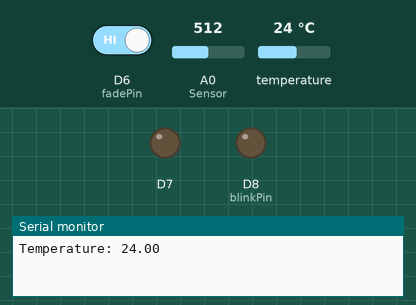
Simulated run of this sketch. Board: ESP8266 (NodeMCU). Shown: output pins drawn as LEDs (lit = HIGH), the last lines printed to the serial monitor. Inputs (shaded band) come from the test bench; at power-on: A0 (Sensor) = 512, D6 (fadePin) HIGH, temperature 24 °C. WiFi joins after 1.5 s; servers stay silent unless stated.

Above: at 3.0 s.
3.1 s: A0 (Sensor) set to 521
At 4.1 s:
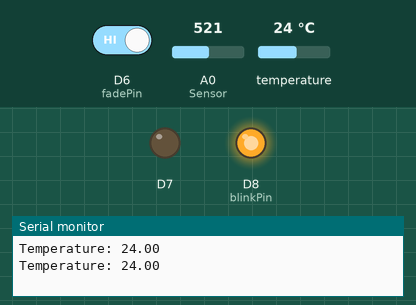
4.6 s: D6 (fadePin) driven LOW
At 5.8 s:
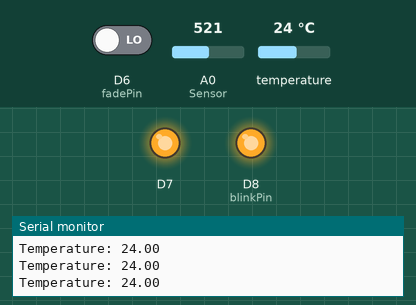
6.2 s: A0 (Sensor) set to 511
At 7.4 s:
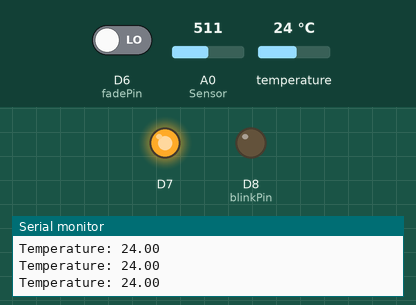
7.7 s: A0 (Sensor) set to 716
At 8.8 s:
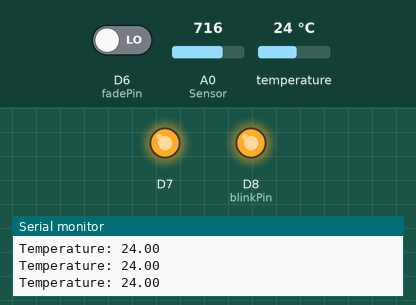
9.2 s: A0 (Sensor) set to 502
At 9.9 s:
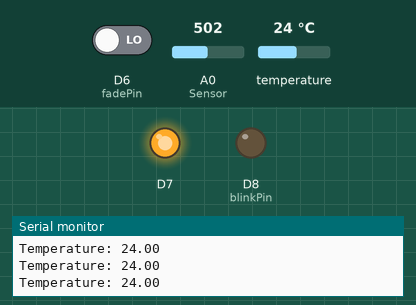
Timing chart, 0 to 11.7 s (numbered marks = the images above; inputs shaded):
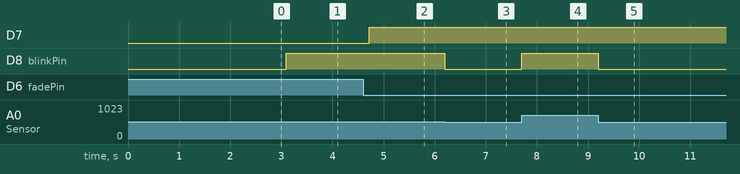

The sketch:

Working_Code_Blynk.ino
```cpp
#define BLYNK_PRINT Serial
#include <Ticker.h>
#include <ESP8266WiFi.h>
#include <BlynkSimpleEsp8266.h>
#include <DallasTemperature.h>
#include <OneWire.h>


char auth[] = "aUDuPJ5ns_gbyxqV9-lAZ6MELlmsk-tE";

char ssid[] = "Talha";    // Your WiFi credentials.
char pass[] = "ttfornow";  // Set password to "" for open networks.

#define ONE_WIRE_BUS 4                          //D2 pin of nodemcu
Ticker flipper;

OneWire oneWire(ONE_WIRE_BUS);

DallasTemperature sensors(&oneWire);            // Pass the oneWire reference to Dallas Temperature.

BlynkTimer timer;

int blinkPin = 15;                // pin to blink led at each beat
int fadePin = 12;                 // pin to do fancy classy fading blink at each beat
int fadeRate = 0;                 // used to fade LED on with PWM on fadePin

volatile int rate[10];                    // array to hold last ten IBI values
volatile unsigned long sampleCounter = 0; // used to determine pulse timing
volatile unsigned long lastBeatTime = 0;  // used to find IBI
volatile int P =512;                      // used to find peak in pulse wave, seeded
volatile int T = 512;                     // used to find trough in pulse wave, seeded
volatile int thresh = 512;                // used to find instant moment of heart beat, seeded
volatile int amp = 100;                   // used to hold amplitude of pulse waveform, seeded
volatile boolean firstBeat = true;        // used to seed rate array so we startup with reasonable BPM
volatile boolean secondBeat = false;      // used to seed rate array so we startup with reasonable BPM

// these variables are volatile because they are used during the interrupt service routine!
volatile int BPM;                   // used to hold the pulse rate
volatile int Signal;                // holds the incoming raw data
volatile int IBI = 600;             // holds the time between beats, must be seeded!
volatile boolean Pulse = false;     // true when pulse wave is high, false when it's low
volatile boolean QS = false;        // becomes true when Arduoino finds a beat.
void setup()
{
    Serial.begin(9600);// Debug console
    Blynk.begin(auth, ssid, pass);
    sensors.begin();
    pinMode(blinkPin,OUTPUT);         // pin that will blink to your heartbeat!
  pinMode(fadePin,OUTPUT);          // pin that will fade to your heartbeat!
  interruptSetup();                 // sets up to read Pulse Sensor signal every 2mS
    pinMode(D6, INPUT);
  pinMode(D7, OUTPUT);

}

void loop()
{

   if (QS == true){                       // Quantified Self flag is true when arduino finds a heartbeat
    Serial.print("BPM: ");
    Serial.println(BPM);

        QS = false;                      // reset the Quantified Self flag for next time
     }
  float T;
  sensors.requestTemperatures();                // Send the command to get temperatures
  T = sensors.getTempCByIndex(0);
  Serial.print("Temperature: ");
  Serial.println(T);
  int reading = 0;
  reading = digitalRead(D6);
  if(reading == LOW)
  {
    digitalWrite(D7, HIGH);
    Blynk.virtualWrite(V2, 1023);
  }
  else
  {
    digitalWrite(D7, LOW);
    Blynk.virtualWrite(V2, 0);
}
  delay(100);
  Blynk.virtualWrite(V0, BPM);
  Blynk.virtualWrite(V3, BPM);
  delay(100);
  Blynk.virtualWrite(V1, T);
  Blynk.virtualWrite(V4, T);
  delay(100);
  Blynk.run();
  timer.run();
}

void interruptSetup(){
// Initializes Ticker to have flipper run the ISR to sample every 2mS as per original Sketch.
  flipper.attach_ms(2, ISRTr);
}


// THIS IS THE TICKER INTERRUPT SERVICE ROUTINE.
// Ticker makes sure that we take a reading every 2 miliseconds
void ISRTr(){                         // triggered when flipper fires....
  cli();                               // disable interrupts while we do this
  Signal = analogRead(A0);              // read the Pulse Sensor
  sampleCounter += 2;                         // keep track of the time in mS with this variable
  int N = sampleCounter - lastBeatTime;       // monitor the time since the last beat to avoid noise

    //  find the peak and trough of the pulse wave
  if(Signal < thresh && N > (IBI/5)*3){       // avoid dichrotic noise by waiting 3/5 of last IBI
    if (Signal < T){                        // T is the trough
      T = Signal;                         // keep track of lowest point in pulse wave
    }
  }

  if(Signal > thresh && Signal > P){          // thresh condition helps avoid noise
    P = Signal;                             // P is the peak
  }                                        // keep track of highest point in pulse wave

  //  NOW IT'S TIME TO LOOK FOR THE HEART BEAT
  // signal surges up in value every time there is a pulse
  if (N > 250){                                   // avoid high frequency noise
    if ( (Signal > thresh) && (Pulse == false) && (N > (IBI/5)*3) ){
      Pulse = true;                               // set the Pulse flag when we think there is a pulse
      digitalWrite(blinkPin,HIGH);                // turn on pin 13 LED
      IBI = sampleCounter - lastBeatTime;         // measure time between beats in mS
      lastBeatTime = sampleCounter;               // keep track of time for next pulse

      if(secondBeat){                        // if this is the second beat, if secondBeat == TRUE
        secondBeat = false;                  // clear secondBeat flag
        for(int i=0; i<=9; i++){             // seed the running total to get a realisitic BPM at startup
          rate[i] = IBI;
        }
      }

      if(firstBeat){                         // if it's the first time we found a beat, if firstBeat == TRUE
        firstBeat = false;                   // clear firstBeat flag
        secondBeat = true;                   // set the second beat flag
        sei();                               // enable interrupts again
        return;                              // IBI value is unreliable so discard it
      }


      // keep a running total of the last 10 IBI values
      word runningTotal = 0;                  // clear the runningTotal variable

      for(int i=0; i<=8; i++){                // shift data in the rate array
        rate[i] = rate[i+1];                  // and drop the oldest IBI value
        runningTotal += rate[i];              // add up the 9 oldest IBI values
      }

      rate[9] = IBI;                          // add the latest IBI to the rate array
      runningTotal += rate[9];                // add the latest IBI to runningTotal
      runningTotal /= 10;                     // average the last 10 IBI values
      BPM = 60000/runningTotal;               // how many beats can fit into a minute? that's BPM!
      QS = true;                              // set Quantified Self flag
      // QS FLAG IS NOT CLEARED INSIDE THIS ISR
    }
  }

  if (Signal < thresh && Pulse == true){   // when the values are going down, the beat is over
    digitalWrite(blinkPin,LOW);            // turn off pin 13 LED
    Pulse = false;                         // reset the Pulse flag so we can do it again
    amp = P - T;                           // get amplitude of the pulse wave
    thresh = amp/2 + T;                    // set thresh at 50% of the amplitude
    P = thresh;                            // reset these for next time
    T = thresh;
  }

  if (N > 2500){                           // if 2.5 seconds go by without a beat
    thresh = 512;                          // set thresh default
    P = 512;                               // set P default
    T = 512;                               // set T default
    lastBeatTime = sampleCounter;          // bring the lastBeatTime up to date
    firstBeat = true;                      // set these to avoid noise
    secondBeat = false;                    // when we get the heartbeat back
  }

  sei();                                   // enable interrupts when youre done!
}// end isr
```

Measured:
- the behaviour switches between 512 and 513 on A0 (Sensor) (found by bisection; images 0 and 1)
- after the input at 3.1 s, D8 (blinkPin): LOW → HIGH at once
- after the input at 4.6 s, D7: LOW → HIGH after 0.12 s
- after the input at 6.2 s, D8 (blinkPin): HIGH → LOW at once
- after the input at 7.7 s, D8 (blinkPin): LOW → HIGH at once
- after the input at 9.2 s, D8 (blinkPin): HIGH → LOW at once
